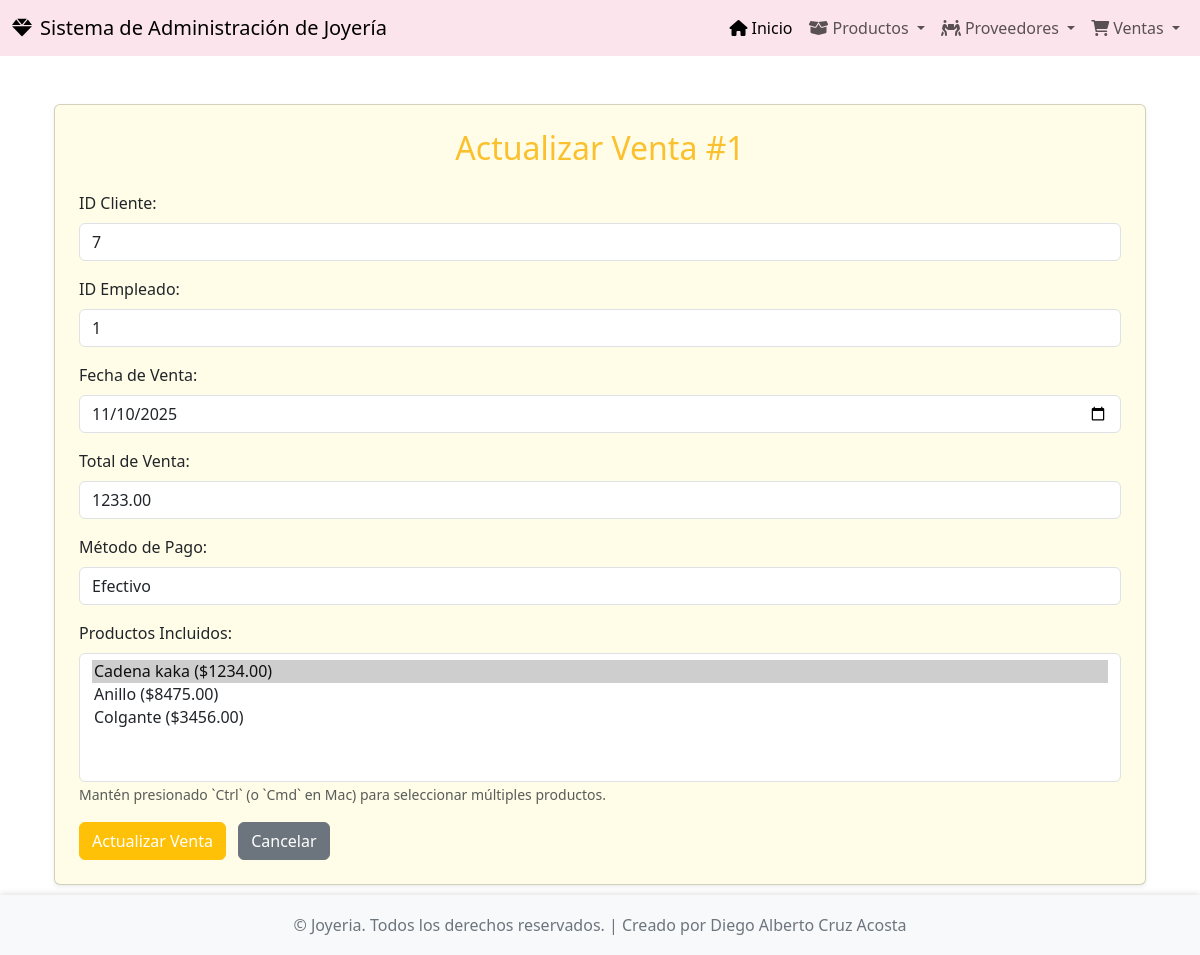
Page /ventas/actualizar/1/ on the committed database.
### app_joyeria/models.py (models this page shows, shortened)
class Venta(models.Model):
    id_venta = models.AutoField(primary_key=True)
    id_cliente = models.IntegerField()
    id_empleado = models.IntegerField()
    fecha_venta = models.DateField()
    total = models.DecimalField(max_digits=10, decimal_places=2)
    metodo_pago = models.CharField(max_length=50)
    productos = models.ManyToManyField(Producto, related_name='ventas')

### app_joyeria/views.py (the view, shortened to what this page needs)
# urls.py: path('ventas/actualizar/<int:id_venta>/', views.actualizar_venta, name='actualizar_venta'),
def actualizar_venta(request, id_venta):
    venta = get_object_or_404(Venta, pk=id_venta)
    productos_disponibles = Producto.objects.all()
    productos_seleccionados_ids = venta.productos.values_list('id_producto', flat=True)
    context = {
        'venta': venta,
        'productos_disponibles': productos_disponibles,
        'productos_seleccionados_ids': list(productos_seleccionados_ids)
    }
    return render(request, 'venta/actualizar_venta.html', context)

### app_joyeria/templates/venta/actualizar_venta.html (shortened to what this page needs)
{% extends 'base.html' %}
{% block content %}
<div class="container mt-4">
    <div class="card shadow-sm p-4" style="background-color: #fffde7;">
        <h2 class="card-title text-center mb-4" style="color: #fbc02d;">Actualizar Venta #{{ venta.id_venta }}</h2>
        <form method="post">
            <div class="mb-3">
                <label for="id_cliente" class="form-label">ID Cliente:</label>
                <input type="number" class="form-control" id="id_cliente" name="id_cliente" value="{{ venta.id_cliente }}" required>
            </div>
            <div class="mb-3">
                <label for="id_empleado" class="form-label">ID Empleado:</label>
                <input type="number" class="form-control" id="id_empleado" name="id_empleado" value="{{ venta.id_empleado }}" required>
            </div>
            <div class="mb-3">
                <label for="fecha_venta" class="form-label">Fecha de Venta:</label>
                <input type="date" class="form-control" id="fecha_venta" name="fecha_venta" value="{{ venta.fecha_venta|date:'Y-m-d' }}" required>
            </div>
            <div class="mb-3">
                <label for="total" class="form-label">Total de Venta:</label>
                <input type="number" step="0.01" class="form-control" id="total" name="total" value="{{ venta.total }}" required>
            </div>
            <div class="mb-3">
                <label for="metodo_pago" class="form-label">Método de Pago:</label>
                <input type="text" class="form-control" id="metodo_pago" name="metodo_pago" value="{{ venta.metodo_pago }}" required>
            </div>
            <div class="mb-3">
                <label for="productos" class="form-label">Productos Incluidos:</label>
                <select class="form-control" id="productos" name="productos" multiple required size="5">
                    {% for producto in productos_disponibles %}
                        <option value="{{ producto.id_producto }}"
                            {% if producto.id_producto in productos_seleccionados_ids %}selected{% endif %}>
                            {{ producto.nombre }} (${{ producto.precio }})
                        </option>
                    {% endfor %}
                </select>
                <small class="form-text text-muted">Mantén presionado `Ctrl` (o `Cmd` en Mac) para seleccionar múltiples productos.</small>
            </div>
            <button type="submit" class="btn btn-primary" style="background-color: #ffc107; border-color: #ffc107;">Actualizar Venta</button>
            <a href="{% url 'ver_ventas' %}" class="btn btn-secondary ms-2">Cancelar</a>
        </form>
    </div>
</div>
{% endblock %}

### app_joyeria/templates/base.html (style rules this page uses)
body { display: flex; flex-direction: column; min-height: 100vh; }

### rows in the picture
Venta: id_venta "1", id_cliente "7", id_empleado "1", fecha_venta "11/10/2025", total "1233.00", metodo_pago "Efectivo"

### other values in the picture
form field productos "Cadena kaka ($1234.00) ☑ / Anillo ($8475.00) / Colgante ($3456.00)"
